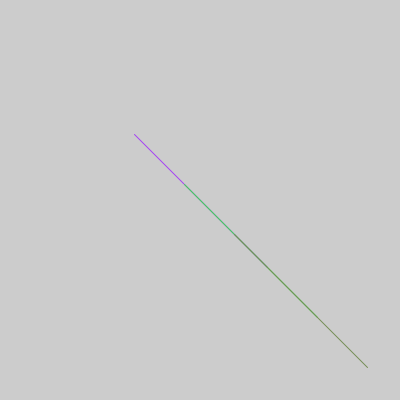
Frame 1 (no input)
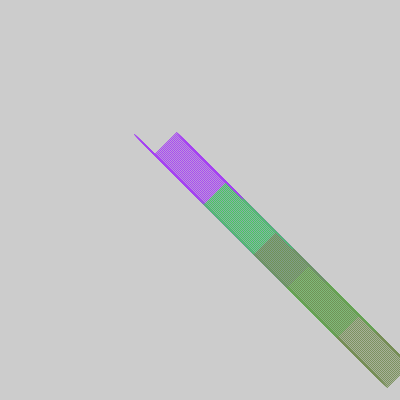
Frame 60 (the mouse pressed at the canvas centre just before this capture)
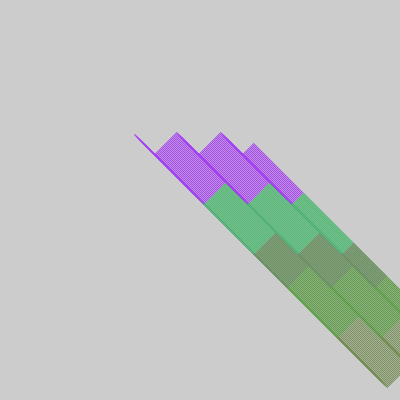
Frame 120 (the mouse held since frame 60 and released just before this capture)

The Processing sketch that drew these frames (run headless with seeded random() and noise(); from frame 60 on, the mouse is pressed at the canvas centre):

// Processing sketch: Sample_MovingLine
// ── Sample_MovingLine.pde
MovingLine[] movArr;

//MovingLine tempLine = new MovingLine(height/3,height*2/3,width/3,width*2/3,50);
//MovingLine tempLine2 = new MovingLine(height/3+100,height*2/3+100,width/3+100,width*2/3+100,50);
//MovingLine tempLine3 = new MovingLine(height/3+200,height*2/3+200,width/3+200,width*2/3+200,50);
//MovingLine tempLine4 = new MovingLine(height/3+300,height*2/3+300,width/3+300,width*2/3+300,50);

void setup() {
  size(400,400);
  movArr = new MovingLine[3];
  for ( int i = 0 ; i < movArr.length ; i++){
    movArr[i] = new MovingLine(height/movArr.length + 50*i,height*2/movArr.length + 50*i,width/movArr.length + 50*i,width*2/movArr.length + 50*i,20);
  }
}


void draw() {
  for(MovingLine line : movArr){
    line.update();
    line.display();
  }
}

// ── MovingLine.pde
class MovingLine {
 int x1,x2,y1,y2,dirX,dirY,h;
 int[] st = new int[3];
 int yOffset;
 
  MovingLine(int x1, int x2, int y1, int y2, int h) {
    this.x1 = x1;
    this.y1 = y1;
    this.x2 = x2;
    this.y2 = y2;
    this.h = h;
    yOffset = y1;
    for( int i = 0; i < st.length ; i++)
      st[i] = int(random(255));
    dirX = 1;
    dirY = 1;
  }
  
  void update() {
    if ( x1 > width|| x1 < 0 ) {
      dirX *= -1;
      for( int i = 0; i < st.length ; i++)
        st[i] = int(random(255));
    }
    if ( y1 > h + yOffset || y1 < yOffset) {
       dirY *= -1;
    }
    x1 = x1 + dirX;
    x2 = x2 + dirX;
    y1 = y1 + dirY;
    y2 = y2 + dirY;
  }
  
  void display() {
    stroke(st[0],st[1],st[2]);
    line(x1,y1,x2,y2);
  }
  
}
